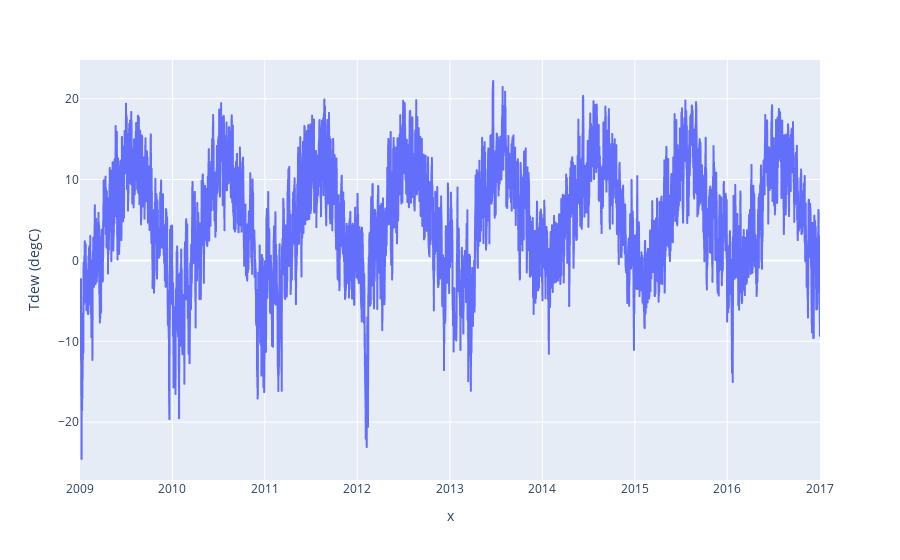

Source (notebook cell):
### Code cell
fig = px.line(dataFrame, x = parsed_value, y = "Tdew (degC)")
fig.show()
# fig = px.line(dataFrame, x = parsed_value, y = "p (mbar)")
# fig.update_traces(line_color = "green")
# fig.show()

### Figure 1 — Plotly figure (JSON) as saved in the notebook; plotly's stock layout.template omitted (floating-point values rounded to 4 significant figures; data arrays with more than 128 entries replaced by an {"elided": "..."} marker saying what was removed)
{"data": [{"hovertemplate": "x=%{x}<br>Tdew (degC)=%{y}<extra></extra>", "legendgroup": "", "line": {"color": "#636efa", "dash": "solid"}, "marker": {"symbol": "circle"}, "mode": "lines", "name": "", "showlegend": false, "type": "scattergl", "x": {"elided": "35045 str values"}, "xaxis": "x", "y": {"elided": "35045 float values"}, "yaxis": "y"}], "layout": {"legend": {"tracegroupgap": 0}, "margin": {"t": 60}, "xaxis": {"anchor": "y", "domain": [0, 1], "title": {"text": "x"}}, "yaxis": {"anchor": "x", "domain": [0, 1], "title": {"text": "Tdew (degC)"}}}}
